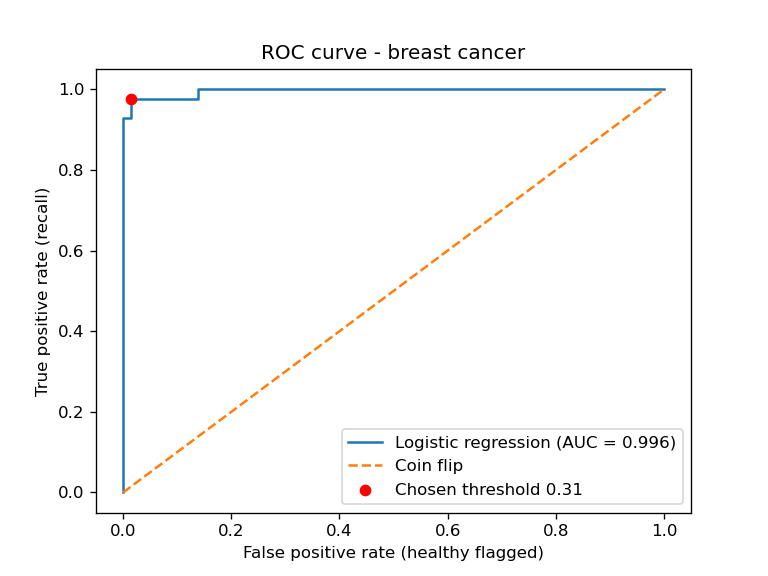

Write Python code to recreate this figure.
"""Day 12 - ROC curve, AUC, and choosing a threshold for recall >= 0.95."""

import matplotlib.pyplot as plt
import numpy as np
from sklearn.datasets import load_breast_cancer
from sklearn.linear_model import LogisticRegression
from sklearn.metrics import (classification_report, confusion_matrix, precision_score,
                             recall_score, roc_auc_score, roc_curve)
from sklearn.model_selection import train_test_split
from sklearn.pipeline import make_pipeline
from sklearn.preprocessing import StandardScaler

# 1. Data. In sklearn, 0 = malignant, 1 = benign.
#    We want "positive" = cancer, so flip it: 1 = malignant.
data = load_breast_cancer()
X = data.data
y = (data.target == 0).astype(int)

X_train, X_test, y_train, y_test = train_test_split(
    X, y, test_size=0.2, random_state=42, stratify=y
)

# 2. Train (scale first, so logistic regression trains well)
model = make_pipeline(StandardScaler(), LogisticRegression(max_iter=1000))
model.fit(X_train, y_train)

# 3. Probabilities, not yes/no
probs = model.predict_proba(X_test)[:, 1]          # chance of cancer for each patient

# 4. Default threshold 0.5
default = (probs >= 0.5).astype(int)
print("Threshold 0.50 -> precision", round(precision_score(y_test, default), 3),
      "recall", round(recall_score(y_test, default), 3))

# 5. ROC curve + AUC
fpr, tpr, thresholds = roc_curve(y_test, probs)
auc = roc_auc_score(y_test, probs)
print("AUC:", round(auc, 3))

# 6. First (highest) threshold that reaches recall >= 0.95
idx = np.where(tpr >= 0.95)[0][0]
chosen = thresholds[idx]
picked = (probs >= chosen).astype(int)
print(f"Threshold {chosen:.3f} -> precision", round(precision_score(y_test, picked), 3),
      "recall", round(recall_score(y_test, picked), 3))
print("Confusion matrix [TN FP FN TP]:", confusion_matrix(y_test, picked).ravel())

# 7. Plot
plt.plot(fpr, tpr, label=f"Logistic regression (AUC = {auc:.3f})")
plt.plot([0, 1], [0, 1], "--", label="Coin flip")
plt.scatter(fpr[idx], tpr[idx], color="red", zorder=3, label=f"Chosen threshold {chosen:.2f}")
plt.xlabel("False positive rate (healthy flagged)")
plt.ylabel("True positive rate (recall)")
plt.title("ROC curve - breast cancer")
plt.legend()
plt.savefig("labs/d12-classification/roc.png", dpi=120)
print("Saved roc.png")
